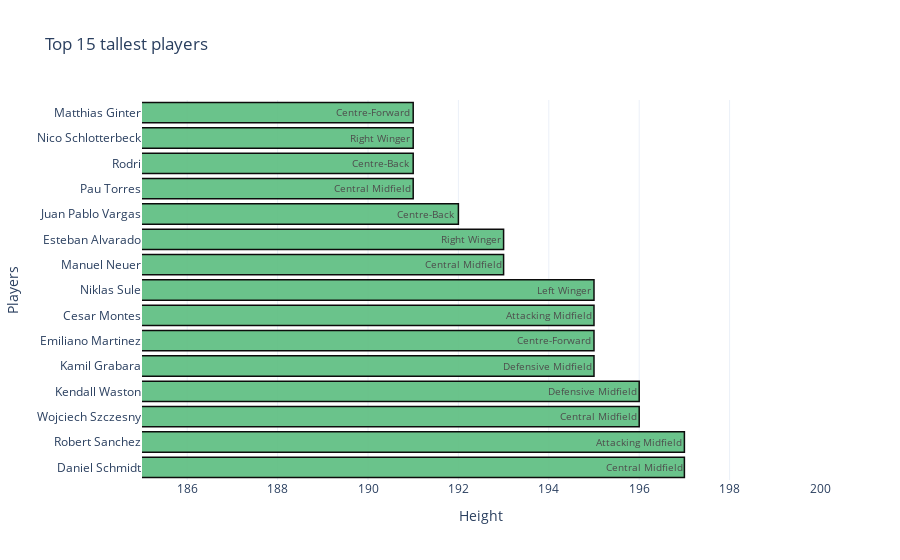

Notebook code cell kept with this figure:
### Code cell
fig = px.bar(players_tallest, x="Height_cm", y="Name", barmode="group", template='plotly_white', title="Top 15 tallest players",
      text = players_top_value.Position)
fig.update_xaxes(title_text="Height", range = [185,200])
fig.update_yaxes(title_text="Players")
fig.update_traces(marker_color='#63C085', marker_line_color='rgb(0,0,0)',
                  marker_line_width=1.5, opacity=0.95)
fig.show()

### Figure 1 — Plotly figure (JSON) as saved in the notebook; plotly's stock layout.template omitted (floating-point values rounded to 4 significant figures)
{"data": [{"alignmentgroup": "True", "hovertemplate": "Height_cm=%{x}<br>Name=%{y}<br>text=%{text}<extra></extra>", "legendgroup": "", "marker": {"color": "#63C085", "pattern": {"shape": ""}, "line": {"color": "rgb(0,0,0)", "width": 1.5}}, "name": "", "offsetgroup": "", "orientation": "h", "showlegend": false, "text": ["Central Midfield", "Attacking Midfield", "Central Midfield", "Defensive Midfield", "Defensive Midfield", "Centre-Forward", "Attacking Midfield", "Left Winger", "Central Midfield", "Right Winger", "Centre-Back", "Central Midfield", "Centre-Back", "Right Winger", "Centre-Forward"], "textposition": "auto", "x": [197, 197, 196, 196, 195, 195, 195, 195, 193, 193, 192, 191, 191, 191, 191], "xaxis": "x", "y": ["Daniel Schmidt", "Robert Sanchez", "Wojciech Szczesny", "Kendall Waston", "Kamil Grabara", "Emiliano Martinez", "Cesar Montes", "Niklas Sule", "Manuel Neuer", "Esteban Alvarado", "Juan Pablo Vargas", "Pau Torres", "Rodri", "Nico Schlotterbeck", "Matthias Ginter"], "yaxis": "y", "type": "bar", "opacity": 0.95}], "layout": {"xaxis": {"anchor": "y", "domain": [0.0, 1.0], "title": {"text": "Height"}, "range": [185, 200]}, "yaxis": {"anchor": "x", "domain": [0.0, 1.0], "title": {"text": "Players"}}, "legend": {"tracegroupgap": 0}, "title": {"text": "Top 15 tallest players"}, "barmode": "group"}}
